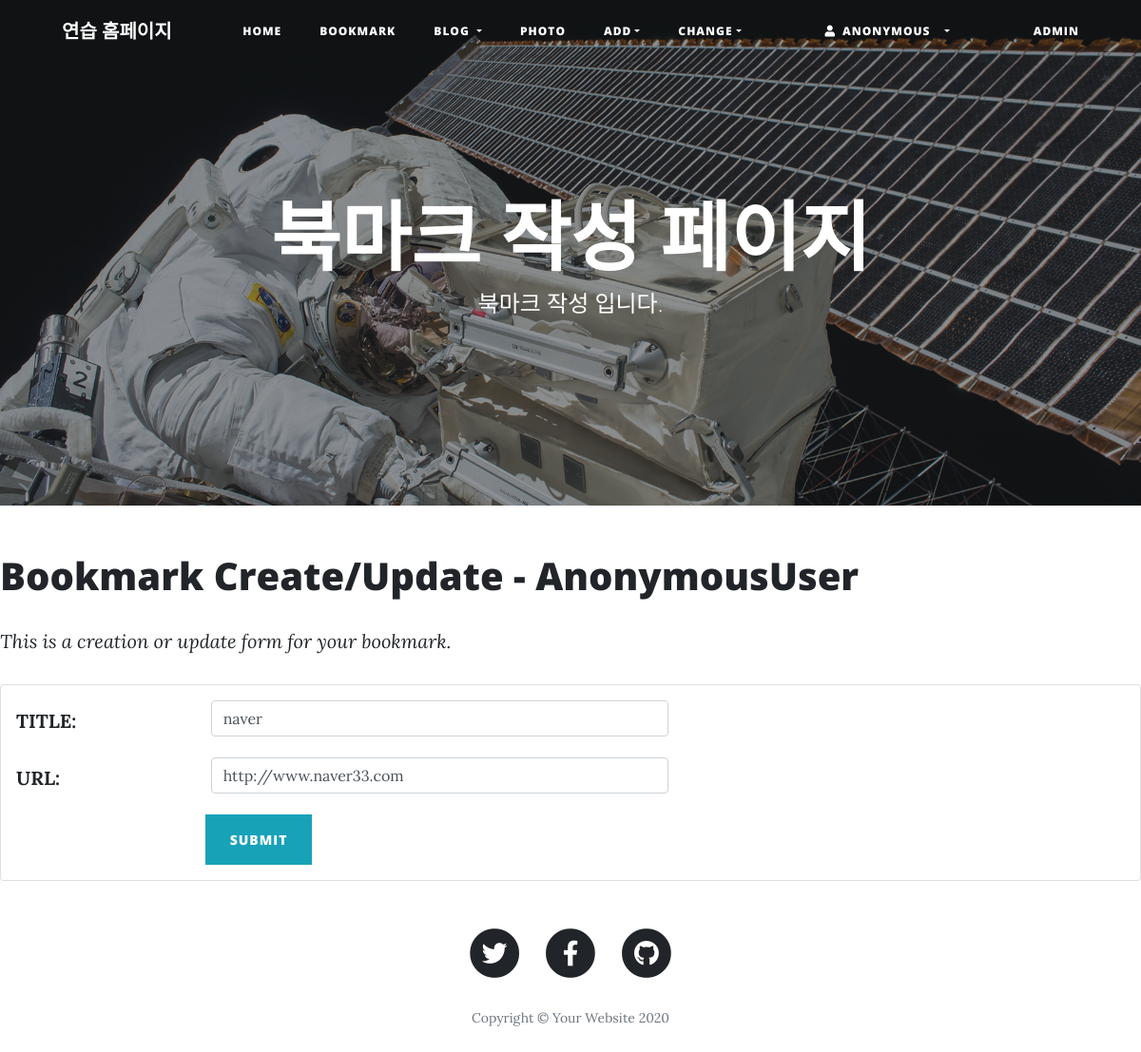
The app's page /bookmark/8/update/ with its own data.
### bookmark/models.py (models this page shows, shortened)
class Bookmark(models.Model):
    title = models.CharField('TITLE', max_length=100, blank=True)
    url = models.URLField('URL', unique=True)
    owner = models.ForeignKey(User, on_delete=models.CASCADE, blank=True, null=True)

### bookmark/views.py (the view)
# urls.py: path('<int:pk>/update/', views.BookmarkUpdateView.as_view(), name="update",),
class BookmarkUpdateView(OwnerOnlyMixin, UpdateView):
    model = Bookmark
    fields = ['title', 'url']
    success_url = reverse_lazy('bookmark:index')

### bookmark/templates/bookmark/bookmark_form.html (shortened to what this page needs)
{% extends "base.html" %}
{% load widget_tweaks %}
{% load static %}
{% block header %}
<header class="masthead" style="background-image: url({% static 'img/post-bg.jpg' %})">
    <div class="overlay"></div>
    <div class="container">
      <div class="row">
        <div class="col-lg-8 col-md-10 mx-auto">
          <div class="site-heading">
            <h1>북마크 작성 페이지</h1>
            <span class="subheading">북마크 작성 입니다.</span>
          </div>
        </div>
      </div>
    </div>
  </header>
{% endblock %}
{% block content %}
    <h1>Bookmark Create/Update - {{user}}</h1>
    <p class="font-italic">This is a creation or update form for your bookmark.</p>
    <form action="." method="post" class="card pt-3">{% csrf_token %}
        <div class="form-group row">
            {{ form.title|add_label_class:"col-form-label col-sm-2 ml-3 font-weight-bold" }}
            <div class="col-sm-5">
                {{ form.title|add_class:"form-control"|attr:"autofocus" }}
            </div>
        </div>
        <div class="form-group row">
            {{ form.url|add_label_class:"col-form-label col-sm-2 ml-3 font-weight-bold" }}
            <div class="col-sm-5">
                {{ form.url|add_class:"form-control" }}
            </div>
        </div>
        <div class="form-group">
            <div class="offset-sm-2 col-sm-5">
                <input type="submit" value="Submit" class="btn btn-info"/>
            </div>
        </div>
    </form>
{% endblock %}

### records on screen
Bookmark: title|add_label_class "TITLE:", title "naver", url|add_label_class "URL:", url "http://www.naver33.com"

### other values on screen
{{ user }} "AnonymousUser"
